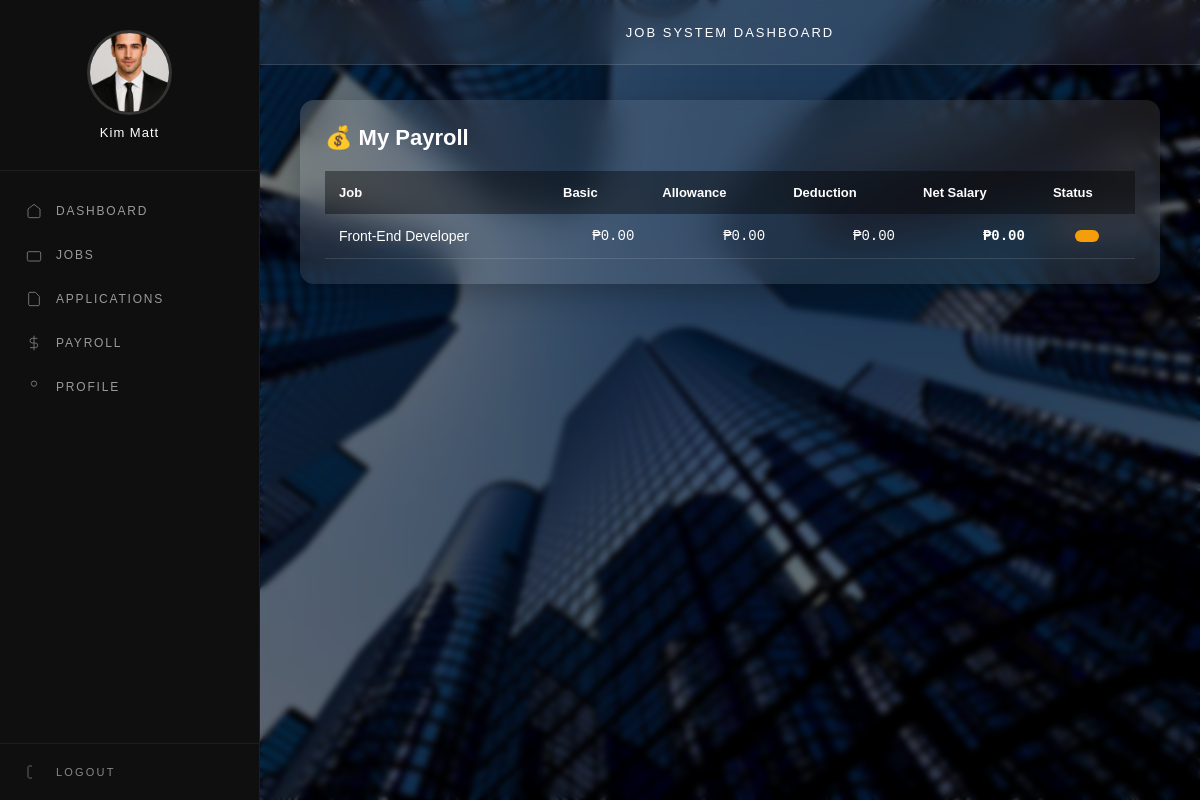
Screenshot of /user/my-payroll.php (signed in) with the database file from the repository.
### tables this page shows
CREATE TABLE `users` (
  `id` int(11) NOT NULL,
  `full_name` varchar(100) DEFAULT NULL,
  `email` varchar(100) DEFAULT NULL,
  `password` varchar(255) DEFAULT NULL,
  `role` enum('admin','user') DEFAULT 'user',
  `profile_pic` varchar(255) DEFAULT NULL,
  `resume_path` varchar(255) DEFAULT NULL,
  `phone` varchar(20) DEFAULT NULL,
  `address` text DEFAULT NULL,
  `created_at` timestamp NOT NULL DEFAULT current_timestamp(),
  `login_attempts` int(11) DEFAULT 0,
  `last_attempt` datetime DEFAULT NULL
);

CREATE TABLE `payroll` (
  `id` int(11) NOT NULL,
  `user_id` int(11) NOT NULL,
  `job_id` int(11) NOT NULL,
  `basic_salary` decimal(10,2) DEFAULT 0.00,
  `allowance` decimal(10,2) DEFAULT 0.00,
  `deduction` decimal(10,2) DEFAULT 0.00,
  `net_salary` decimal(10,2) DEFAULT 0.00,
  `pay_period_start` date DEFAULT NULL,
  `pay_period_end` date DEFAULT NULL,
  `status` enum('unpaid','paid') DEFAULT 'unpaid',
  `created_at` timestamp NOT NULL DEFAULT current_timestamp()
);

CREATE TABLE `jobs` (
  `id` int(11) NOT NULL,
  `title` varchar(255) DEFAULT NULL,
  `company` varchar(255) DEFAULT NULL,
  `location` varchar(255) DEFAULT NULL,
  `type` enum('Full-time','Part-time','Remote','Contract') DEFAULT NULL,
  `salary_range` varchar(100) DEFAULT NULL,
  `description` text DEFAULT NULL,
  `requirements` text DEFAULT NULL,
  `slots` int(11) DEFAULT NULL,
  `status` enum('open','closed') DEFAULT 'open',
  `posted_by` int(11) DEFAULT NULL,
  `created_at` timestamp NOT NULL DEFAULT current_timestamp()
);

### user/my-payroll.php (the view, shortened to what this page needs)
<?php
include "../includes/header.php";
require_once "../includes/auth.php";
$user_id = $_SESSION['user_id'];
$stmt = $pdo->prepare("
    SELECT p.*, j.title
    FROM payroll p
    JOIN jobs j ON j.id = p.job_id
    WHERE p.user_id = ?
    ORDER BY p.created_at DESC
");
$stmt->execute([$user_id]);
$payrolls = $stmt->fetchAll();
?>
<!DOCTYPE html>
<html>
<head>
</head>
<body>
<?php include "sidebar.php"; ?>
<div class="container">
<div class="card">
<h2>💰 My Payroll</h2>
<table>
<tr>
    <th>Job</th>
    <th>Basic</th>
    <th>Allowance</th>
    <th>Deduction</th>
    <th>Net Salary</th>
    <th>Status</th>
</tr>
<?php if (count($payrolls) > 0): ?>
    <?php foreach($payrolls as $p): ?>
    <tr>
        <td><?= htmlspecialchars($p['title']) ?></td>
        <td class="col-money">₱<?= number_format($p['basic_salary'], 2) ?></td>
        <td class="col-money">₱<?= number_format($p['allowance'], 2) ?></td>
        <td class="col-money">₱<?= number_format($p['deduction'], 2) ?></td>
        <td class="col-money"><b>₱<?= number_format($p['net_salary'], 2) ?></b></td>
        <td class="col-center">
            <span class="badge" style="background:<?= $p['status']=='paid'?'#22c55e':'#f59e0b' ?>">
            </span>
        </td>
    </tr>
    <?php endforeach; ?>
<?php endif; ?>
</table>
</div>
</div>
</body>
</html>

### user/sidebar.php (shortened to what this page needs)
<?php
require_once "../includes/auth.php";
$user_id = $_SESSION['user_id'];
$stmt = $pdo->prepare("SELECT full_name, profile_pic FROM users WHERE id=?");
$stmt->execute([$user_id]);
$user = $stmt->fetch();
$fullName = $user['full_name'] ?? 'User';
$profilePic = $user['profile_pic'] ?? 'default.png';
?>
<div class="sidebar">
  <div class="profile-box">
    <img src="../uploads/<?= htmlspecialchars($profilePic) ?>"
         onerror="this.src='../uploads/default.png'">
    <div class="name">
      <?= htmlspecialchars($fullName) ?>
    </div>
  </div>
  <nav class="sidebar-nav">
    <a href="dashboard.php">
      <svg class="nav-icon" viewBox="0 0 24 24" fill="none" stroke="currentColor" stroke-width="1.5">
        <path d="M3 9l9-7 9 7v11a2 2 0 0 1-2 2H5a2 2 0 0 1-2-2z"/>
      </svg>
      Dashboard
    </a>
    <a href="browse-jobs.php">
      <svg class="nav-icon" viewBox="0 0 24 24" fill="none" stroke="currentColor" stroke-width="1.5">
        <rect x="2" y="7" width="20" height="14" rx="2"/>
      </svg>
      Jobs
    </a>
    <a href="my-applications.php">
      <svg class="nav-icon" viewBox="0 0 24 24" fill="none" stroke="currentColor" stroke-width="1.5">
        <path d="M14 2H6a2 2 0 0 0-2 2v16a2 2 0 0 0 2 2h12a2 2 0 0 0 2-2V8z"/>
      </svg>
      Applications
    </a>
    <a href="my-payroll.php">
      <svg class="nav-icon" viewBox="0 0 24 24" fill="none" stroke="currentColor" stroke-width="1.5">
        <path d="M12 1v22M17 5H9.5a3.5 3.5 0 0 0 0 7H14a3.5 3.5 0 0 1 0 7H6"/>
      </svg>
      Payroll
    </a>
    <a href="profile.php">
      <svg class="nav-icon" viewBox="0 0 24 24" fill="none" stroke="currentColor" stroke-width="1.5">
        <circle cx="12" cy="7" r="4"/>
      </svg>
      Profile
    </a>
  </nav>
  <div class="sidebar-footer">
    <a href="../logout.php">
      <svg class="nav-icon" viewBox="0 0 24 24" fill="none" stroke="currentColor" stroke-width="1.5">
        <path d="M9 21H5a2 2 0 0 1-2-2V5a2 2 0 0 1 2-2h4"/>
      </svg>
      Logout
    </a>
  </div>
</div>

### user/my-payroll.php (style rules this page uses)
body { margin: 0; font-family: Arial; background: url("../assets/images/bg.jpg") center/cover; color: white; }
body::before { content: ""; position: fixed; inset: 0; background: rgba(0,0,0,0.55); backdrop-filter: blur(3px); }
.container { margin-left: 260px; padding: 100px 40px 40px 40px; position: relative; z-index: 1; width: calc(100% - 260px); }
.card { background: rgba(255,255,255,0.10); backdrop-filter: blur(18px); border-radius: 14px; padding: 25px; box-shadow: 0 10px 30px rgba(0,0,0,0.25); }
h2 { margin-bottom: 10px; font-size: 22px; }
table { width: 100%; border-collapse: collapse; margin-top: 20px; }
th { padding: 14px; text-align: left; background: rgba(0,0,0,0.4); font-size: 13px; }
td { padding: 14px; border-bottom: 1px solid rgba(255,255,255,0.12); font-size: 14px; vertical-align: middle; }
.col-money { text-align: right; font-family: monospace; }
.col-center { text-align: center; }
.badge { padding: 6px 12px; border-radius: 20px; font-size: 12px; display: inline-block; color: white; text-transform: capitalize; }

### user/sidebar.php (style rules this page uses)
* { margin: 0; padding: 0; box-sizing: border-box; }
.sidebar { width: 260px; height: 100vh; position: fixed; top: 0; left: 0; background: #0f0f0f; border-right: 1px solid rgba(255,255,255,0.06); display: flex; flex-direction: column; }
.profile-box { padding: 30px 20px; text-align: center; border-bottom: 1px solid rgba(255,255,255,0.06); }
.profile-box img { width: 85px; height: 85px; border-radius: 50%; object-fit: cover; border: 3px solid rgba(255,255,255,0.15); }
.profile-box .name { margin-top: 10px; font-size: 13px; color: #fff; letter-spacing: 1px; }
.sidebar-nav { flex: 1; padding: 20px 0; display: flex; flex-direction: column; gap: 4px; }
.sidebar-nav a { display: flex; align-items: center; gap: 14px; padding: 12px 26px; font-size: 12px; letter-spacing: 0.15em; text-transform: uppercase; color: #9a9a9a; text-decoration: none; transition: 0.25s; position: relative; }
.sidebar-nav a::before { content: ''; position: absolute; left: 0; width: 2px; height: 60%; background: #fff; transform: scaleY(0); transition: 0.25s; }
.nav-icon { width: 16px; height: 16px; opacity: 0.7; }
.sidebar-footer { padding: 20px 26px; border-top: 1px solid rgba(255,255,255,0.06); }
.sidebar-footer a { display: flex; align-items: center; gap: 14px; font-size: 11px; letter-spacing: 0.2em; color: #888; text-transform: uppercase; text-decoration: none; transition: 0.2s; }

### rows the page displays
users: profile_pic (picture), full_name "Kim Matt"
payroll: job.title "Front-End Developer", basic_salary "0.00", allowance "0.00", deduction "0.00", net_salary "0.00"
